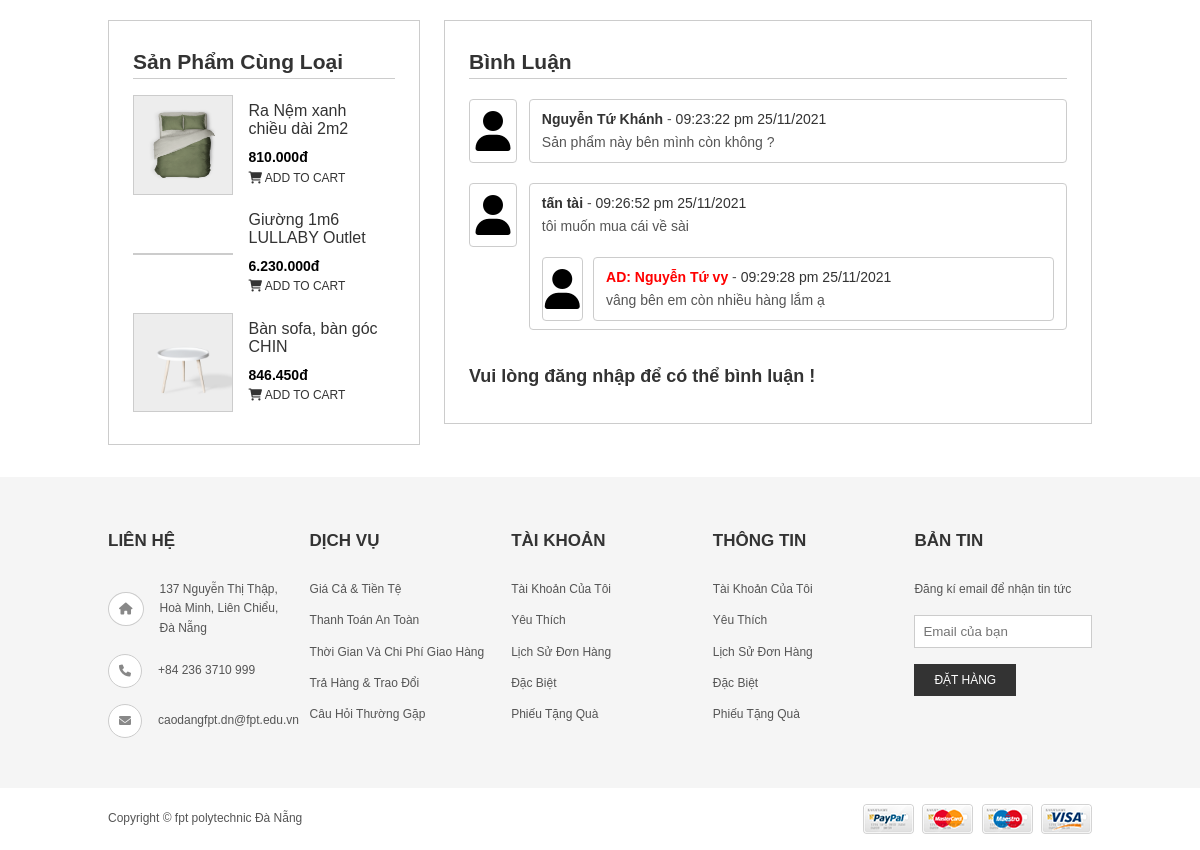
Before: /index.php?act=product&prodId=53&title=Giuong-den-1m2-SAGO (lower part) with the older database file.
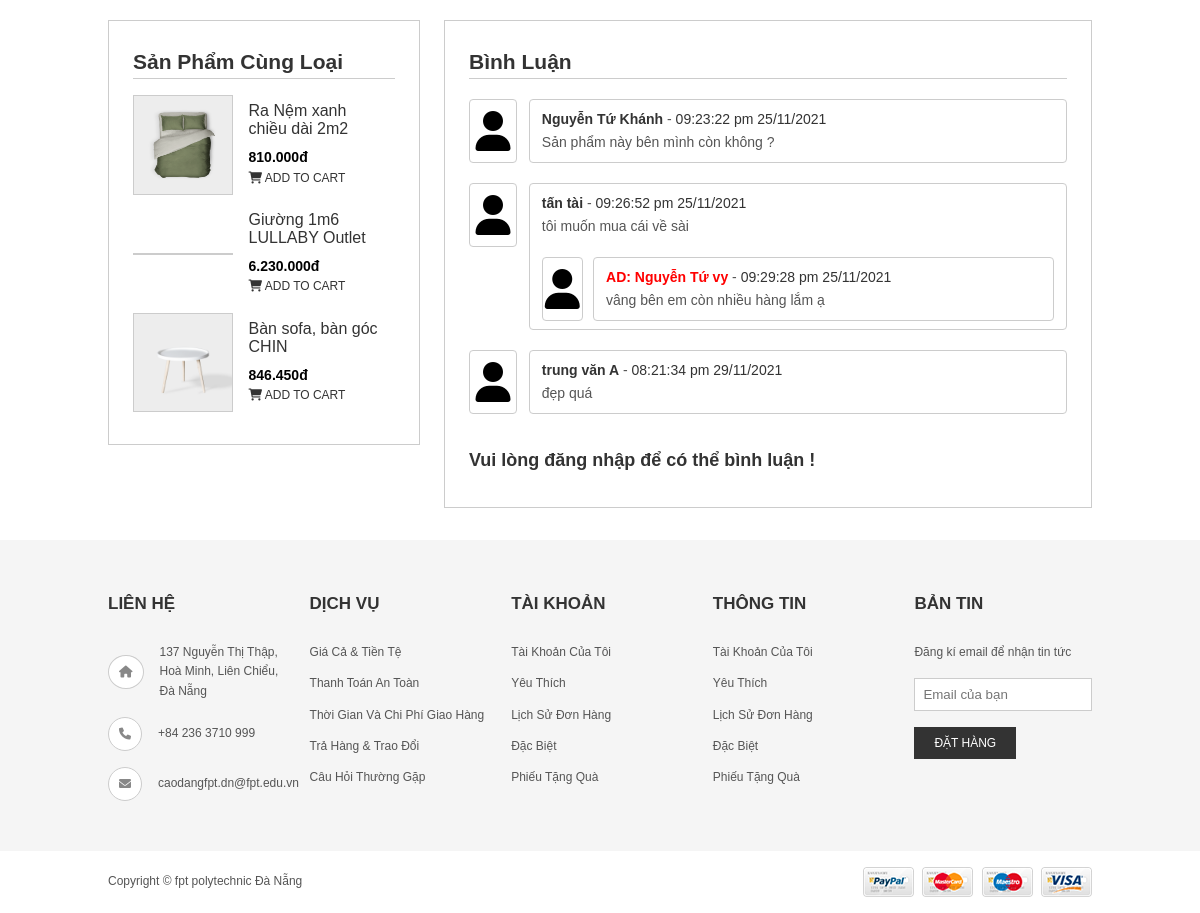
After: the same page with the newer database file.
### tables this page shows
CREATE TABLE `tbl_product` (
  `prodId` int(10) NOT NULL,
  `prodName` varchar(255) NOT NULL,
  `prodDesc` text NOT NULL,
  `quantity` int(10) NOT NULL,
  `price` float NOT NULL,
  `image` text NOT NULL,
  `imageSmall` text NOT NULL,
  `dateInput` date NOT NULL,
  `view` int(10) NOT NULL,
  `type` int(10) NOT NULL,
  `cateChildId` int(10) NOT NULL,
  `cateId` int(10) NOT NULL,
  `discount` float DEFAULT NULL
);

CREATE TABLE `tbl_comment` (
  `commId` int(10) NOT NULL,
  `replyId` int(10) DEFAULT 0,
  `prodId` int(10) NOT NULL,
  `custId` int(10) NOT NULL,
  `content` varchar(255) NOT NULL,
  `date` varchar(30) NOT NULL
);

CREATE TABLE `tbl_customer` (
  `custId` int(10) NOT NULL,
  `username` varchar(50) NOT NULL,
  `password` varchar(50) NOT NULL,
  `custName` varchar(50) NOT NULL,
  `image` varchar(255) DEFAULT NULL,
  `phone` varchar(50) DEFAULT NULL,
  `email` varchar(50) NOT NULL,
  `address` text DEFAULT NULL,
  `status` int(10) NOT NULL COMMENT '0:block ; 1:hoạt động',
  `role` int(10) NOT NULL COMMENT '0:khách hàng ;1:Admin'
);

### model/pdo.php (called while the page is built, shortened)
<?php
function pdo_get_connection()
{   $servername="localhost";
    $username='root';
    $password='';
    try{
        $dburl="mysql:host=$servername;dbname=vyhomedecor; charset=utf8";
        $conn = new PDO($dburl,$username,$password);
        $conn->setAttribute(PDO::ATTR_ERRMODE,PDO::ERRMODE_EXCEPTION);
        return $conn;
        }
        catch(PDOException $e){
            return "lỗi kết nối :". $e->getMessage();
        }
}
function pdo_query($sql){
    $sql_args = array_slice(func_get_args(),1);
    try{
        $conn =pdo_get_connection();
        $stmt =$conn->prepare($sql);
        $stmt -> execute($sql_args);
        $row =$stmt->fetchAll();
        return $row;
    }catch(PDOException $e){
        throw $e;
    }
    finally{
        unset($conn);
    }
}
function pdo_query_one($sql){
    $sql_args = array_slice(func_get_args(),1);
    try{
        $conn =pdo_get_connection();
        $stmt =$conn->prepare($sql);
        $stmt -> execute($sql_args);
        $row =$stmt->fetch(PDO::FETCH_ASSOC);
        return $row;
    }catch(PDOException $e){
        throw $e;
    }
    finally{
        unset($conn);
    }
}
?>

### model/product_model.php (called while the page is built, shortened)
<?php
    function load_top_highligth() {
        $sql = "SELECT * FROM tbl_product where 1 order by type desc limit 0,4";
        $tophighlightsproduct = pdo_query($sql);
        return $tophighlightsproduct;
    }
    function loadOne_product($prodId)
    {
        $sql ="SELECT * FROM tbl_product where prodId =$prodId";
        $res =pdo_query_one($sql);
        return $res;
    }
    function loadOne_product_similar($prodId,$cateId)
    {
        $sql ="SELECT * FROM tbl_product where cateId=".$cateId." AND prodId <> $prodId";
        $res =pdo_query($sql);
        return $res;
    }

### model/comment.php (called while the page is built, shortened)
<?php
    function load_commentByIdProd($prodId)
    {
        $sql ="SELECT * From tbl_comment where prodId =$prodId
        AND tbl_comment.replyId =0
        ";
        return pdo_query($sql);
    }
    function loadReply_Comment($commId){
        $sql ="SELECT * FROM tbl_comment
         INNER JOIN tbl_customer on tbl_customer.custId = tbl_comment.custId
         HAVING replyId =$commId ORDER BY commId ASC";
        return pdo_query($sql);
    }
?>

### model/customer.php (called while the page is built, shortened)
<?php
include_once 'pdo.php';
function loadOne_customer($custId)
{
   $sql="SELECT * FROM tbl_customer where custId= $custId";
   $res =pdo_query_one($sql);
   return $res;
}
?>

### view/product.php (the view, shortened to what the changed rows need)
<div class="grid wide">
    <div class="product">
                <?php
                extract($loadOne);
                ?>
        <div class="product__right">
            <div class="row content-2">
                <div class="col l-4">
                    <div class="top-yeu-thich">
                        <div class="tieu-de">
                            <h2>Sản Phẩm Cùng Loại</h2>
                        </div>
                        <?php
                        foreach ($product_similar as $value) {
                            extract($value);
                        ?>
                            <div class="sanpham">
                                <a href="<?=$prodName_unsigned?>_id=<?=$prodId?>" class="sanpham-img">
                                    <img src="<?= BASE_URL ?>uploads/<?= $image ?>" alt="">
                                </a>
                                <div class="addCart">
                                    <a class="addCart-name" href="<?=$prodName_unsigned?>_id=<?=$prodId?>"><?= $prodName ?></a>
                                    <strong><?= number_format($price - ($price * $discount), 0, ',', '.') ?>đ</strong><br>
                                    <a class="addCart-text" href="#"><i class="fas fa-shopping-cart"></i> ADD TO CART</a>
                                </div>
                            </div>
                        <?php
                        }
                        ?>
                    </div>
                </div>
                <div class="col l-8">
                    <?php
                    extract($loadOne);
                    ?>
                    <div class="from-binhluan" id="form-comment">
                        <div class="from">
                            <div class="reveiws">
                                <h2>Bình Luận</h2>
                            </div>
                            <div class="nguoi-reveiws">
                                <?php
                                $load_comment = load_commentByIdProd($prodId);
                                foreach ($load_comment as $value) {
                                    extract($value);
                                    $loadCust = loadOne_customer($custId);
                                ?>
                                    <div class="noi-dung-bl">
                                        <div class="anh">
                                            <i class="fas fa-user"></i>
                                        </div>
                                        <div class="bl">
                                            <p><strong><?= $loadCust['custName'] ?></strong> - <strong class="comment-time"><?= $date ?></strong></p>
                                            <p><?= $content ?></p>
                                            <?php
                                            $replyAdmin = loadReply_Comment($commId);
                                            foreach ($replyAdmin as $valueRep) {
                                            ?>
                                                <div class="noi-dung-bl">
                                                    <div class="anh">
                                                        <i class="fas fa-user"></i>
                                                    </div>
                                                    <div class="bl">
                                                        <p><strong style="color:red">AD: <?= $valueRep['custName'] ?></strong> - <strong class="comment-time"><?= $valueRep['date'] ?></strong></p>
                                                        <p><?= $valueRep['content'] ?></p>
                                                    </div>
                                                </div>
                                            <?php } ?>
                                        </div>
                                    </div>
                                <?php
                                }
                                ?>
                            </div>
                        </div>
                    </div>
                </div>
            </div>
        </div>
    </div>
</div>

Changed rows visible on the page:
added tbl_comment: custId.custName "trung văn A", date "08:21:34 pm 29/11/2021", content "đẹp quá", shown under "Bình Luận"
